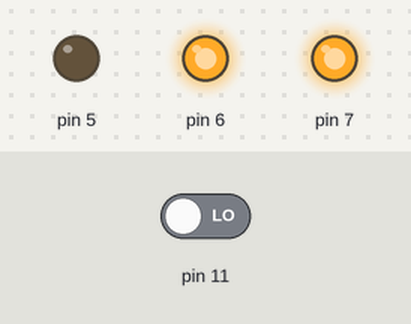
The sketch below on a simulated Arduino Uno, built with avr-gcc and run on an emulated ATmega328P. Parts: output pins drawn as LEDs (lit = HIGH). The inputs (shaded band) are chosen by the test bench; at power-on: pin 11 LOW.

Above: at 8.8 s.
8.9 s: pin 11 driven HIGH
At 10.8 s:
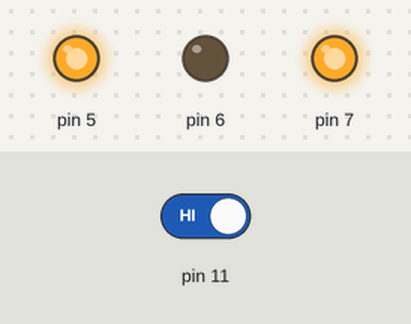
At 12.7 s:
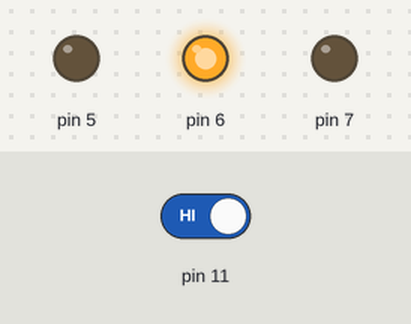
16.5 s: pin 11 driven LOW
At 21.8 s:
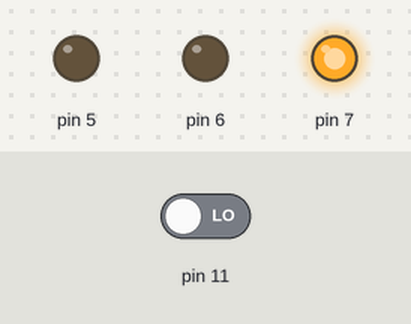
Timing chart, 0 to 29.5 s (numbered marks = the images above; inputs shaded):
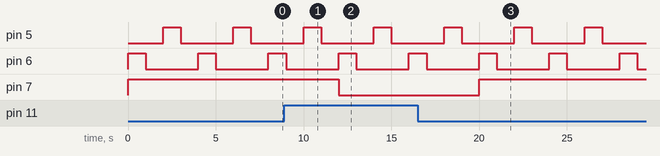

Measured:
- after the input at 8.9 s, pin 7: HIGH → LOW after 3.1 s
- after the input at 16.5 s, pin 7: LOW → HIGH after 3.5 s
- by itself, pin 5, pin 6: alternates HIGH for 1.0 s and LOW for 3.0 s

The sketch:

simulador1.ino
```cpp
// C++ code
//

void setup()
{

  pinMode(7, OUTPUT);
  pinMode(6, OUTPUT);
  pinMode(5, OUTPUT);
  pinMode(10,INPUT);
}

void loop()
{
  bool A;
  A=digitalRead(11);
  digitalWrite(7,!A);
  //delay(1000); // Wait for 1000 millisecond(s)
  //digitalWrite(7, LOW);
  //delay(1000); // Wait for 1000 millisecond(s)
  digitalWrite(6, HIGH);
  delay(1000); // Wait for 1000 millisecond(s)
  digitalWrite(6, LOW);
  delay(1000); // Wait for 1000 millisecond(s)
  digitalWrite(5, HIGH);
  delay(1000); // Wait for 1000 millisecond(s)
  digitalWrite(5, LOW);
  delay(1000); // Wait for 1000 millisecond(s)

}
```
